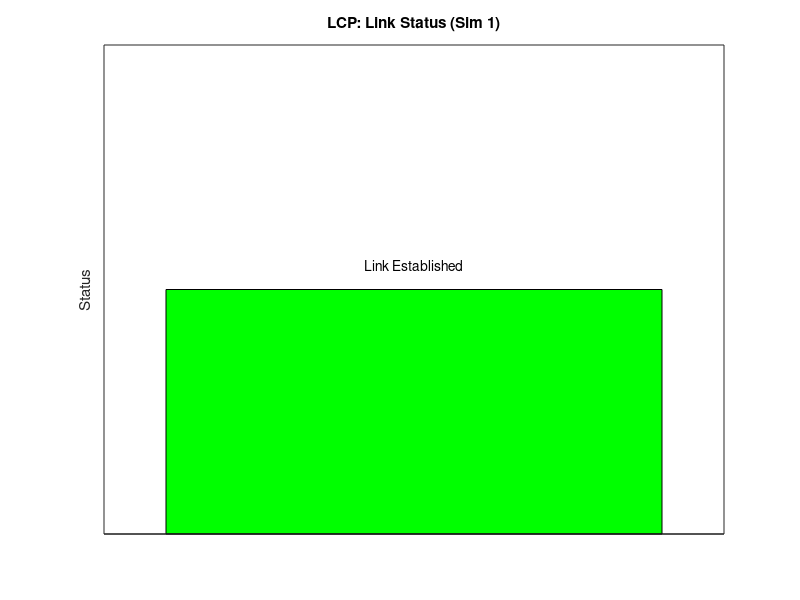
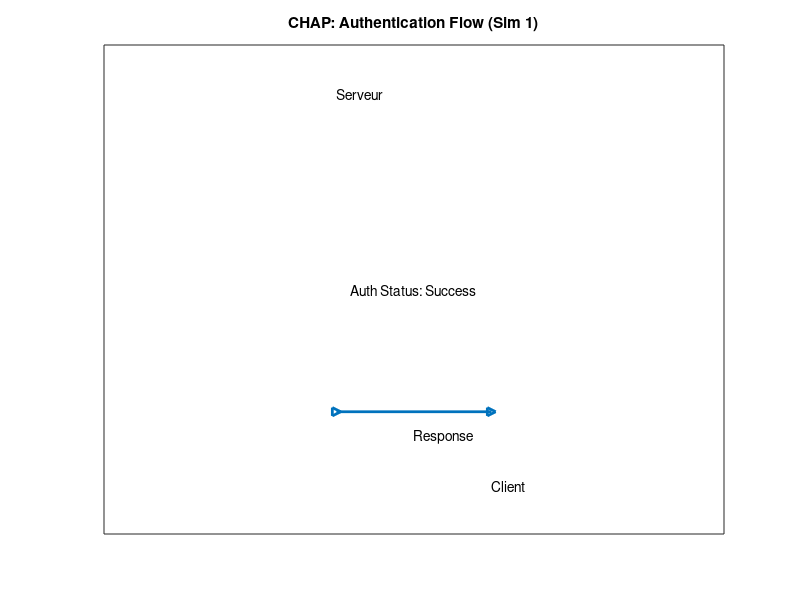

The MATLAB source for these figures, in order: (Note: this script raises an error after producing the figures.)
% --- Simulation du protocole PPP dynamique avec visualisation ---

function ppp_simul()

    % 1. Configuration dynamique
    config = configure_simulation();

    % Boucle de simulation
    for sim_num = 1:config.num_simulations
        fprintf('\n--- Simulation %d ---\n', sim_num);
        
        % 2. Initialisation des variables
        link.MTU = config.link.MTU;
        link.status = 'established';

       % --- Visualisation LCP ---
        figure(1);
        bar(1, 1, 'FaceColor', 'g'); % État établi
        text(1, 1.1, 'Link Established', 'HorizontalAlignment', 'center');
        ylim([0, 2]);
        xlim([0, 2]);
        title(['LCP: Link Status (Sim ', num2str(sim_num),')']);
        ylabel('Status');
        set(gca, 'XTick', [], 'YTick', []);
        drawnow; % Mettre à jour le graphique
        % -------------------------
        
        % 3. Authentification (CHAP)
        [auth_success, auth_response] = authenticate(config.username, config.password, config.challenge_length, @simple_hash);
        if auth_success
            disp('CHAP: Authentification réussie');
            auth_status = 'Success';
        else
            disp('CHAP: Authentification échouée');
            auth_status = 'Failed';
             % --- Visualisation CHAP ---
             figure(2);
            plot([1, 2], [1, 1], '->', 'LineWidth', 2); % Challenge
            text(1.5, 1.1, 'Challenge');
            plot([2, 1], [0, 0], '->', 'LineWidth', 2); % Réponse
            text(1.5, -0.1, 'Response');
            text(1, 1.3, 'Serveur');
            text(2, -0.3, 'Client');
            text(1.5, 0.5, ['Auth Status: ' auth_status], 'HorizontalAlignment', 'center');
            axis([-0.5, 3.5, -0.5, 1.5]);
             title(['CHAP: Authentication Flow (Sim ', num2str(sim_num),')']);
            set(gca, 'XTick', [], 'YTick', []);
            drawnow; % Mettre à jour le graphique
           % -------------------------
            continue;  % Passe à la prochaine simulation si l'authentification échoue
        end
        
         % --- Visualisation CHAP ---
            figure(2);
            plot([1, 2], [1, 1], '->', 'LineWidth', 2); % Challenge
            text(1.5, 1.1, 'Challenge');
            plot([2, 1], [0, 0], '->', 'LineWidth', 2); % Réponse
            text(1.5, -0.1, 'Response');
            text(1, 1.3, 'Serveur');
            text(2, -0.3, 'Client');
            text(1.5, 0.5, ['Auth Status: ' auth_status], 'HorizontalAlignment', 'center');
            axis([-0.5, 3.5, -0.5, 1.5]);
             title(['CHAP: Authentication Flow (Sim ', num2str(sim_num),')']);
            set(gca, 'XTick', [], 'YTick', []);
            drawnow; % Mettre à jour le graphique
           % -------------------------
        
        % 4. Création de la trame
        frame = encapsulate_data(config.data, config.header, config.footer);
        
         % --- Visualisation Trame PPP ---
            figure(3);
            parts = {'Start Flag', 'Header', 'Data', 'CRC', 'Footer', 'End Flag'};
            positions = [1, 2, 3, 4, 5, 6];
            bar(positions, ones(1, length(positions)), 'FaceColor', 'b');
            text(positions, ones(1, length(positions)) + 0.1, parts, 'HorizontalAlignment', 'center');
            ylim([0, 2]);
            xlim([0, 7]);
             title(['PPP Frame Structure (Sim ', num2str(sim_num),')']);
            set(gca, 'XTick', [], 'YTick', []);
            drawnow; % Mettre à jour le graphique
            % -------------------------

        % 5. Transmission avec bruit et ARQ
        [transmission_result, received_signals] = transmit_data(frame, config.noise_level, config.max_retries, config.force_no_error);
        if transmission_result
           disp('Transmission réussie');
            tries = 1:length(received_signals);
        else
            disp('Échec après plusieurs tentatives de transmission.');
            tries = 1:length(received_signals);

        end

         % --- Visualisation Transmission avec Bruit ---
            figure(4);
            original_signal = double(frame.data);
            plot(original_signal, 'b-', 'LineWidth', 1.5, 'DisplayName', 'Original Data');
            hold on;
            for i = 1:length(received_signals)
                plot(received_signals{i}, 'r--', 'LineWidth', 1, 'DisplayName', ['Transmission Attempt ' num2str(tries(i))]);
            end
             xlabel('Sample Index');
            ylabel('Signal Value');
            title(['Data Transmission with Noise (Sim ', num2str(sim_num),')']);
            legend('show');
            hold off;
           drawnow;
          % -------------------------


        % 6. Protocole de réseau (NCP)
        select_network_protocol(config.protocol);

        % 7. Control de flux
        simulate_sliding_window(frame.data, config.window_size);
        
          % --- Visualisation Fenêtre Glissante ---
        figure(5);
        positions = 1:config.window_size;
        bar(positions, ones(1, config.window_size), 'FaceColor', 'g');
        text(positions, ones(1, config.window_size) + 0.1, cellfun(@(x) ['Frame ' num2str(x)], num2cell(positions), 'UniformOutput', false), 'HorizontalAlignment', 'center');
        ylim([0, 2]);
        xlim([0, config.window_size + 1]);
        title(['Sliding Window (Sim ', num2str(sim_num),')']);
        xlabel('Frame Position in Window');
        set(gca, 'XTick', [], 'YTick', []);
        drawnow;
        % -------------------------

    end
end

% --- 1. Configuration de la simulation ---
function config = configure_simulation()
    disp('--- Configuration de la simulation ---');
    config.link.MTU = input('Entrez la MTU (par defaut 1500) : ');
    if isempty(config.link.MTU)
        config.link.MTU = 1500;
    end
    config.username = input('Nom d''utilisateur (par defaut client): ', 's');
    if isempty(config.username)
       config.username = 'client';
    end
     config.password = input('Mot de passe (par defaut securepassword): ', 's');
    if isempty(config.password)
       config.password = 'securepassword';
    end
    config.challenge_length = input('Longueur du challenge (par defaut 5): ');
     if isempty(config.challenge_length)
       config.challenge_length = 5;
     end
    config.data = input('Données à transmettre (par defaut "Hello, this is a PPP simulation!"): ', 's');
    if isempty(config.data)
        config.data = 'Hello, this is a PPP simulation!';
    end
    config.header = input('En-tête (par defaut "Header info"): ', 's');
        if isempty(config.header)
       config.header = 'Header info';
    end
        config.footer = input('Pied de page (par defaut "Footer info"): ', 's');
        if isempty(config.footer)
            config.footer = 'Footer info';
         end

    config.noise_level = input('Niveau de bruit (par defaut 0.01) : ');
    if isempty(config.noise_level)
        config.noise_level = 0.01;
    end
    config.max_retries = input('Nombre de retransmissions (par defaut 3) : ');
    if isempty(config.max_retries)
        config.max_retries = 3;
    end
    config.protocol = input('Protocole réseau (par defaut "IPv4"): ', 's');
     if isempty(config.protocol)
        config.protocol = 'IPv4';
    end
    config.window_size = input('Taille de la fenêtre (par defaut 4) : ');
    if isempty(config.window_size)
        config.window_size = 4;
    end
    config.num_simulations = input('Nombre de simulations à exécuter (par defaut 1) : ');
    if isempty(config.num_simulations)
        config.num_simulations = 1;
    end
    config.force_no_error = input('Forcer la transmission sans erreur ? (1 pour oui, 0 pour non; par defaut 0) : ');
     if isempty(config.force_no_error)
        config.force_no_error = 0;
     end

end

% --- 2. Authentification (CHAP) ---
function [success, response] = authenticate(username, password, challenge_length, hash_function)
    challenge = randi([0, 9], 1, challenge_length); % Challenge aléatoire
    disp(['Challenge envoyé : ', num2str(challenge)]);

    response = num2str(hash_function([password, num2str(challenge)])); % Utiliser simple_hash
    disp(['Réponse envoyée : ', response]);

    expected_response = num2str(hash_function([password, num2str(challenge)]));
    success = strcmp(response, expected_response);
end


% --- 3. Encapsulation des données ---
function frame = encapsulate_data(data, header, footer)
    frame.start_flag = '01111110';
    frame.header = header;
    frame.data = data;
    frame.crc = crc32(data);
    frame.footer = footer;
    frame.end_flag = '01111110';
    disp('Trame PPP créée :');
    disp(frame);
end


% --- 4. Transmission avec bruit et ARQ ---
function [success, received_signals] = transmit_data(frame, noise_level, max_retries, force_no_error)
    retry_count = 0;
     received_signals = {}; % tableau contenant les signaux reçus
    if force_no_error
        transmitted_signal = double(frame.data); % Pas de bruit si force_no_error == 1
        received_signals{end+1} = transmitted_signal;
    else
         transmitted_signal = double(frame.data) + randn(1, length(frame.data)) * noise_level;
          received_signals{end+1} = transmitted_signal;
    end


    while retry_count < max_retries
        received_crc = crc32(char(transmitted_signal));
        if received_crc == frame.crc
           success= true;
           return;
        else
            disp('Erreur détectée dans la transmission, nouvelle tentative...');
            retry_count = retry_count + 1;
            if force_no_error
                transmitted_signal = double(frame.data);  % Pas de bruit si force_no_error == 1
                received_signals{end+1} = transmitted_signal;
            else
                transmitted_signal = double(frame.data) + randn(1, length(frame.data)) * noise_level; % Retransmission avec bruit
                  received_signals{end+1} = transmitted_signal;
            end

        end
    end
     success = false;
end

% --- 5. Sélection du protocole réseau (NCP) ---
function select_network_protocol(protocol)
    ncp.protocol_type = protocol;
    ncp.data = ['Packet data for ' protocol];
    disp(['Protocole sélectionné : ', ncp.protocol_type]);
    disp('Données encapsulées dans PPP');
end

% --- 6. Contrôle de flux avec fenêtre glissante ---
function simulate_sliding_window(data, window_size)
    buffer = {};
    for i = 1:window_size
        buffer{i} = data;
    end
    disp('Fenêtre glissante activée, envoi des trames :');
    disp(buffer);
end

% --- Fonction simple de hachage ---
function hash_value = simple_hash(input)
    input = double(input);
    hash_value = mod(sum(input .* (1:length(input))), 1e9);
end

% --- Exécution de la simulation ---
ppp_simul();